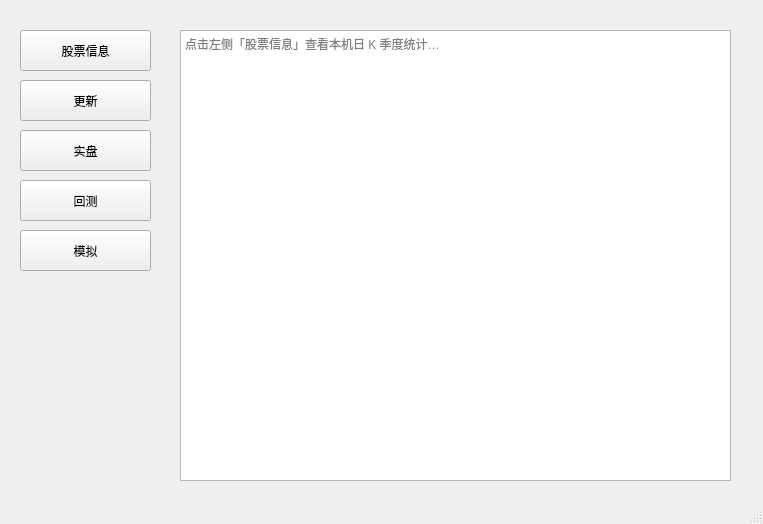
<?xml version="1.0" encoding="UTF-8"?>
<ui version="4.0">
 <class>MainWindow</class>
 <widget class="QMainWindow" name="MainWindow">
  <property name="geometry">
   <rect>
    <x>0</x>
    <y>0</y>
    <width>763</width>
    <height>524</height>
   </rect>
  </property>
  <property name="windowTitle">
   <string>MainWindow</string>
  </property>
  <widget class="QWidget" name="centralwidget">
   <widget class="QPushButton" name="pushButton">
    <property name="geometry">
     <rect>
      <x>20</x>
      <y>30</y>
      <width>131</width>
      <height>41</height>
     </rect>
    </property>
    <property name="text">
     <string>股票信息</string>
    </property>
   </widget>
   <widget class="QPlainTextEdit" name="lineEdit_log_stocks">
    <property name="geometry">
     <rect>
      <x>180</x>
      <y>30</y>
      <width>551</width>
      <height>451</height>
     </rect>
    </property>
    <property name="readOnly">
     <bool>true</bool>
    </property>
    <property name="lineWrapMode">
     <enum>QPlainTextEdit::WidgetWidth</enum>
    </property>
    <property name="placeholderText">
     <string>点击左侧「股票信息」查看本机日 K 季度统计…</string>
    </property>
   </widget>
   <widget class="QPushButton" name="pushButton_2">
    <property name="geometry">
     <rect>
      <x>20</x>
      <y>130</y>
      <width>131</width>
      <height>41</height>
     </rect>
    </property>
    <property name="text">
     <string>实盘</string>
    </property>
   </widget>
   <widget class="QPushButton" name="pushButton_3">
    <property name="geometry">
     <rect>
      <x>20</x>
      <y>180</y>
      <width>131</width>
      <height>41</height>
     </rect>
    </property>
    <property name="text">
     <string>回测</string>
    </property>
   </widget>
   <widget class="QPushButton" name="pushButton_4">
    <property name="geometry">
     <rect>
      <x>20</x>
      <y>230</y>
      <width>131</width>
      <height>41</height>
     </rect>
    </property>
    <property name="text">
     <string>模拟</string>
    </property>
   </widget>
   <widget class="QPushButton" name="pushButton_5">
    <property name="geometry">
     <rect>
      <x>20</x>
      <y>80</y>
      <width>131</width>
      <height>41</height>
     </rect>
    </property>
    <property name="text">
     <string>更新</string>
    </property>
   </widget>
  </widget>
  <widget class="QMenuBar" name="menubar">
   <property name="geometry">
    <rect>
     <x>0</x>
     <y>0</y>
     <width>763</width>
     <height>22</height>
    </rect>
   </property>
  </widget>
  <widget class="QStatusBar" name="statusbar"/>
 </widget>
 <resources/>
 <connections/>
</ui>
